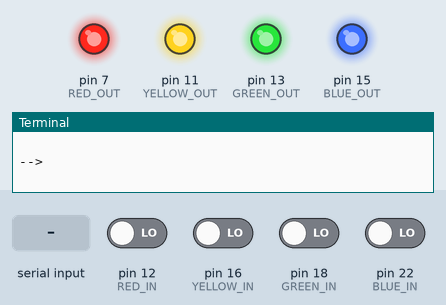
A program run on a simulated Raspberry Pi (header pin numbers). On the bench: output pins drawn as LEDs (lit = HIGH), the last lines printed to the terminal. Inputs (shaded band) come from the test bench; at power-on: pin 12 (RED_IN), pin 16 (YELLOW_IN), pin 18 (GREEN_IN), pin 22 (BLUE_IN) LOW. Random numbers come from a fixed seed. At 6.3 s the program stops and its outputs stay as they are.

Above: at 3.2 s.
3.3 s: "reset" typed at the terminal, then Enter
At 5.1 s:
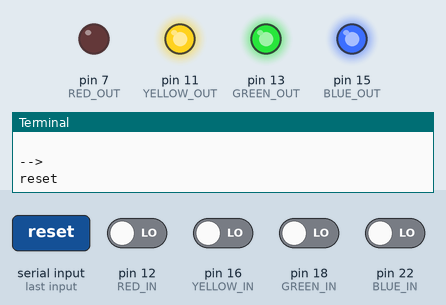
6.3 s: "quit" typed at the terminal, then Enter
At 6.6 s:
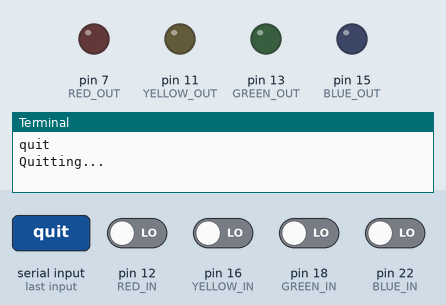
Timing chart, 0 to 7.8 s (numbered marks = the images above; inputs shaded):
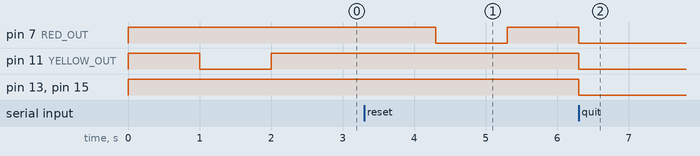

The program:

SimonPi.py
```python
#!/usr/bin/env python

from time import sleep
import RPi.GPIO as GPIO
import sys
from random import sample

# GLOBALS

# GPIO Channels
RED_IN   , RED_OUT    = 12, 7
YELLOW_IN, YELLOW_OUT = 16, 11
GREEN_IN , GREEN_OUT  = 18, 13
BLUE_IN  , BLUE_OUT   = 22, 15

# Convert a color GPIO input channel to it's appropriate GPIO output channel
IN_TO_OUT = {
	RED_IN   : RED_OUT,
	YELLOW_IN: YELLOW_OUT,
	GREEN_IN : GREEN_OUT,
	BLUE_IN  : BLUE_OUT,
}

# Color State
RED, YELLOW, GREEN, BLUE = RED_IN, YELLOW_IN, GREEN_IN, BLUE_IN

# Sleep Times
SLEEP_TIME_S, SLEEP_TIME_M, SLEEP_TIME_L, SLEEP_TIME_XL = .15, .25, .5, 1

# Button Input Bounce
BUTTON_INPUT_BOUNCE = 300

# Game State
STATE_SHOW_PATTERN, STATE_WAIT_FOR_INPUT, STATE_CHECKING_INPUT, STATE_ROUND_COMPLETE = 1, 2, 3, 4

# Game Round
ROUND = {
	'pattern'      : [],
	'pattern_left' : [],
	'state'        : STATE_SHOW_PATTERN,
}

# DEFINITIONS

# run - game loop
def run():
	init()

	print 'Welcome to SimonPi. Enter "quit" to stop playing. Enter "reset" to start over. Thanks for playing!\n'

	next_round(False)

	show_pattern()

    # the loop
	loop = True

	while loop:
		key_in = raw_input('--> ')

		if key_in == 'reset':
			# Reset the game
			next_round(False)

			show_pattern()

		if key_in == 'quit':
			# Cleanup your GPIO settings!
			print 'Quitting...\n'
			GPIO.cleanup()
			exit()

# init - initialize the GPIO channels we are using and setup button input listen events
def init():
	# GPIO
	GPIO.setwarnings(False)
	GPIO.setmode(GPIO.BOARD)

	# red
	GPIO.setup(RED_IN , GPIO.IN)
	GPIO.setup(RED_OUT, GPIO.OUT, initial=GPIO.HIGH)

	GPIO.add_event_detect(RED_IN, GPIO.BOTH, callback = button_event, bouncetime = BUTTON_INPUT_BOUNCE)

	# yellow
	GPIO.setup(YELLOW_IN , GPIO.IN)
	GPIO.setup(YELLOW_OUT, GPIO.OUT, initial=GPIO.HIGH)

	GPIO.add_event_detect(YELLOW_IN, GPIO.BOTH, callback = button_event, bouncetime = BUTTON_INPUT_BOUNCE)

	# green
	GPIO.setup(GREEN_IN , GPIO.IN)
	GPIO.setup(GREEN_OUT, GPIO.OUT, initial=GPIO.HIGH)

	GPIO.add_event_detect(GREEN_IN, GPIO.BOTH, callback = button_event, bouncetime = BUTTON_INPUT_BOUNCE)

	# blue
	GPIO.setup(BLUE_IN , GPIO.IN)
	GPIO.setup(BLUE_OUT, GPIO.OUT, initial=GPIO.HIGH)

	GPIO.add_event_detect(BLUE_IN, GPIO.BOTH, callback = button_event, bouncetime = BUTTON_INPUT_BOUNCE)

# button_event - respond to GPIO button input
def button_event(channel):
	global ROUND

	if ROUND['state'] != STATE_WAIT_FOR_INPUT:
		return

	ROUND['state'] = STATE_CHECKING_INPUT

	button_is_up = GPIO.input(channel)

	if button_is_up:

		GPIO.output(IN_TO_OUT[ channel ], GPIO.HIGH)

		ROUND['state'] = STATE_WAIT_FOR_INPUT
	else:
		light_up([ channel ], SLEEP_TIME_L)

		check_pattern(channel)

# next_round - start the next round of the game
def next_round(continue_game):
	global ROUND

	if continue_game:
		# Keep the pattern
		ROUND['pattern'].append(random_color())
	else:
		# Reset pattern
		ROUND['pattern'] = [random_color()]

	ROUND['pattern_left'] = ROUND['pattern'][0:]
	ROUND['state']        = STATE_SHOW_PATTERN

	turn_off_the_lights()

# random_color - return a random color
def random_color():
	return sample([RED,YELLOW,GREEN,BLUE], 1).pop()

# show_pattern - show the player the current pattern then wait for their input
def show_pattern():
	global ROUND

	for color in ROUND['pattern']:
		sleep(SLEEP_TIME_XL)

		light_up([color])

	ROUND['state'] = STATE_WAIT_FOR_INPUT

# check_pattern - check selected color against current pattern and respond accordingly
def check_pattern(color):
	global ROUND

	if color == ROUND['pattern_left'][0]:
		# Color is correct, remove it
		ROUND['pattern_left'].pop(0)

		# If no more colors then Player wins this round
		if(len(ROUND['pattern_left']) == 0):
			ROUND['state'] = STATE_ROUND_COMPLETE

			win_round()

			next_round(True)

			show_pattern()
		else:
			ROUND['state'] = STATE_WAIT_FOR_INPUT
	else:
		# Color is not correct, Player loses and reset the game
		ROUND['state'] = STATE_ROUND_COMPLETE

		lose_round()

		next_round(False)

		show_pattern()

# light_up - turn on the leds listed in color_list
def light_up(color_list, seconds = None):
	if seconds is None:
		seconds = SLEEP_TIME_XL

	for color in color_list:
		GPIO.output(IN_TO_OUT[ color ], GPIO.LOW)

	sleep(seconds)

	for color in color_list:
		GPIO.output(IN_TO_OUT[ color ], GPIO.HIGH)

# turn_off_the_lights - turn off all active lights
def turn_off_the_lights():
	# Reset lights
	for color in [RED, YELLOW, GREEN, BLUE]:
		GPIO.output(IN_TO_OUT[ color ], GPIO.HIGH)

# win_round - show the player that they were correct for the current round
def win_round():
	turn_off_the_lights()

	sleep(SLEEP_TIME_S)
	light_up([RED]   , SLEEP_TIME_M)
	light_up([YELLOW], SLEEP_TIME_M)
	light_up([GREEN] , SLEEP_TIME_M)
	light_up([BLUE]  , SLEEP_TIME_M)
	sleep(SLEEP_TIME_S)

# lose_round - show the player that they were incorrect for the current round
def lose_round():
	turn_off_the_lights()

	light_up([RED,YELLOW,GREEN,BLUE], SLEEP_TIME_M)
	sleep(SLEEP_TIME_M)

	light_up([RED,YELLOW,GREEN,BLUE], SLEEP_TIME_M)
	sleep(SLEEP_TIME_M)

	light_up([RED,YELLOW,GREEN,BLUE], SLEEP_TIME_M)

# EXECUTION

run()
```

Measured:
- after the input at 3.3 s, pin 7 (RED_OUT): HIGH → LOW after 1.0 s, → HIGH 1.0 s later
- after the input at 6.3 s, pin 7 (RED_OUT), pin 11 (YELLOW_OUT), pin 13 (GREEN_OUT), pin 15 (BLUE_OUT): HIGH → LOW at once
